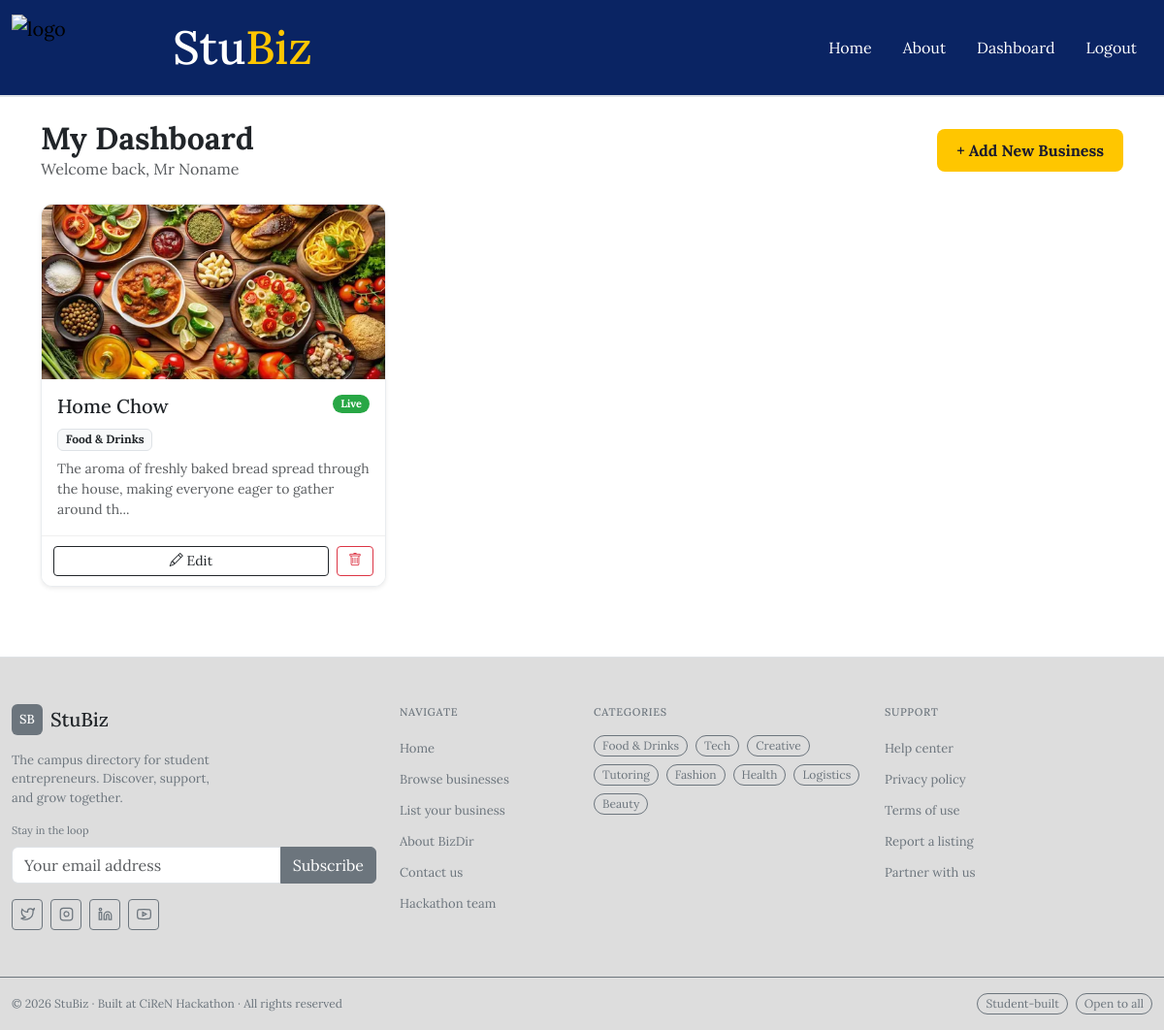
/dashboard (signed in), run on the app's committed database.
### tables this page shows
CREATE TABLE users (
    id            INTEGER PRIMARY KEY AUTOINCREMENT,
    full_name     TEXT NOT NULL,
    email         TEXT NOT NULL UNIQUE,
    password_hash TEXT NOT NULL,
    date_created  TIMESTAMP DEFAULT CURRENT_TIMESTAMP
);

CREATE TABLE businesses (
    id              INTEGER PRIMARY KEY AUTOINCREMENT,
    business_name   TEXT NOT NULL,
    owner_name      TEXT NOT NULL,
    category        TEXT NOT NULL,
    description     TEXT NOT NULL,
    whatsapp        TEXT,
    phone           TEXT,
    location        TEXT,
    delivers        INTEGER DEFAULT 0,
    photo_filename  TEXT,
    date_added      TIMESTAMP DEFAULT CURRENT_TIMESTAMP,
    is_verified     INTEGER DEFAULT 0,
    email           TEXT
, user_id INTEGER);

### app.py (the view)
@app.route("/dashboard")
@login_required
def dashboard():
    businesses = database.get_businesses_by_user(current_user.id)
    return render_template("dashboard.html", businesses=businesses)

### app.py (called while the page is built)
@login_manager.user_loader
def load_user(user_id):
    row = database.get_user_by_id(int(user_id))
    if row:
        return User(row)
    return None

### database.py (called while the page is built)
def get_connection():
    conn = sqlite3.connect(DATABASE_PATH)
    conn.row_factory = sqlite3.Row
    return conn

def get_user_by_id(user_id):
    conn = get_connection()
    row = conn.execute("SELECT * FROM users WHERE id = ?", (user_id,)).fetchone()
    conn.close()
    return row

def get_businesses_by_user(user_id):
    conn = get_connection()
    rows = conn.execute(
        "SELECT * FROM businesses WHERE user_id = ? ORDER BY date_added DESC",
        (user_id,)
    ).fetchall()
    conn.close()
    return rows

### templates/dashboard.html (shortened to what this page needs)
{% extends "base.html" %}
{% block main %}
<div class="container py-4">
    <div class="d-flex justify-content-between align-items-center mb-4 dashboard-header">
        <div>
            <h2 class="fw-bold mb-0">My Dashboard</h2>
            <p class="text-muted mb-0">Welcome back, {{ current_user.full_name }}</p>
        </div>
        <a href="/new-listing" class="btn btn-warning fw-bold">
            + Add New Business
        </a>
    </div>
    {% if businesses %}
    <div class="row g-4">
        {% for biz in businesses %}
        <div class="col-md-6 col-lg-4">
            <div class="card h-100 dashboard-card shadow-sm" id="display-{{ biz.id }}">
                {% if biz.photo_filename %}
                    <img src="{{ url_for('static', filename='uploads/' ~ biz.photo_filename) }}"
                         class="card-img-top" style="height:180px; object-fit:cover;"
                         id="photo-display-{{ biz.id }}">
                {% else %}
                    <div class="bg-secondary text-white d-flex align-items-center
                         justify-content-center" style="height:180px;">
                        <span>No Photo</span>
                    </div>
                {% endif %}
                <div class="card-body">
                    <div class="d-flex justify-content-between align-items-start mb-2">
                        <h5 class="card-title mb-0">{{ biz.business_name }}</h5>
                        {% if biz.is_verified == 1 %}
                            <span class="badge bg-success">Live</span>
                        {% else %}
                            <span class="badge bg-warning text-dark">Pending</span>
                        {% endif %}
                    </div>
                    <span class="badge bg-light text-dark border mb-2">{{ biz.category }}</span>
                    <p class="card-text text-muted small">{{ biz.description[:100] }}...</p>
                </div>
                <div class="card-footer bg-white d-flex gap-2">
                    <button class="btn btn-outline-dark btn-sm flex-fill"
                            onclick="showEditMode({{ biz.id }})">
                        <i class="bi bi-pencil"></i> Edit
                    </button>
                    <button class="btn btn-outline-danger btn-sm"
                            onclick="confirmDelete({{ biz.id }}, '{{ biz.business_name }}')">
                        <i class="bi bi-trash"></i>
                    </button>
                </div>
            </div>
        </div>
        {% endfor %}
    </div>
    {% endif %}
</div>
{% endblock main %}

### static/css/styles.css (style rules this page uses)
body { font-family: 'Lora', serif; }
.dashboard-card { border: 1px solid #e9ecef; border-radius: 12px; transition: box-shadow 0.2s, transform 0.2s; overflow: hidden; }
.badge.bg-success { background-color: #28a745 !important; font-size: 11px; padding: 4px 8px; border-radius: 20px; }
.dashboard-header .btn-warning { background-color: #FFC600; border: none; color: #1A1A2E; font-weight: 600; padding: 10px 20px; border-radius: 8px; }
.dashboard-card .btn-outline-danger { border-color: #dc3545; color: #dc3545; transition: all 0.2s; min-width: 38px; }
.dashboard-card .card-footer { background-color: white; border-top: 1px solid #f0f0f0; padding: 10px 12px; }
.dashboard-card, .dashboard-edit-card { animation: cardFadeIn 0.2s ease-in-out; }

### data on the page
users: full_name "Mr Noname"
businesses: photo_filename (picture), business_name "Home Chow", is_verified "Live", category "Food & Drinks", description "The aroma of freshly baked bread spread through the house, making everyone eager to gather around th"
